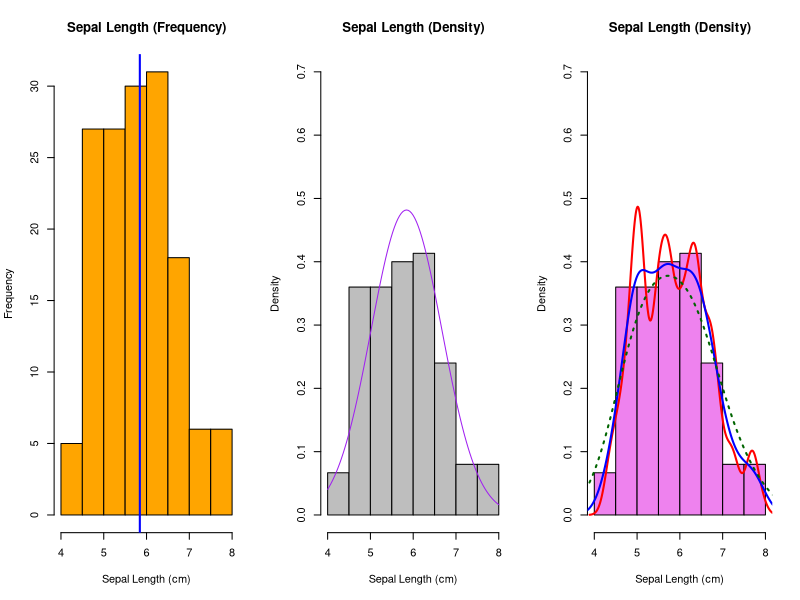
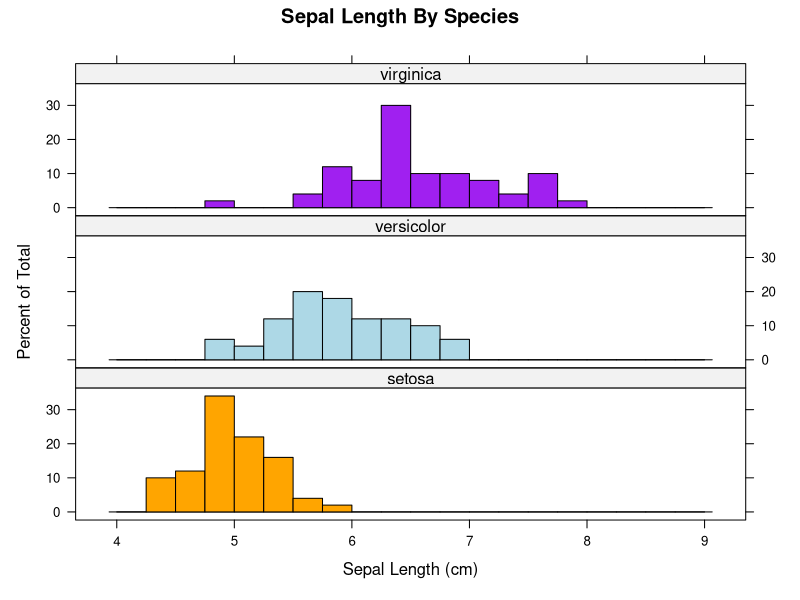
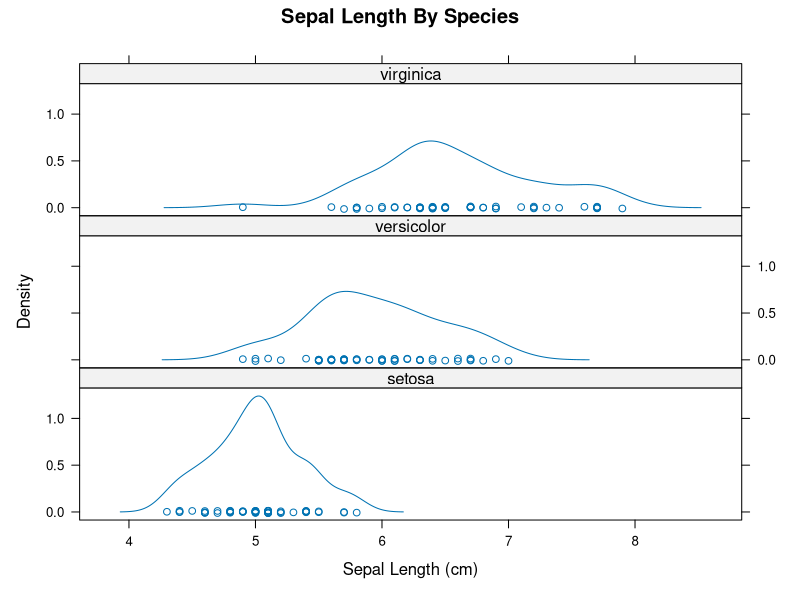
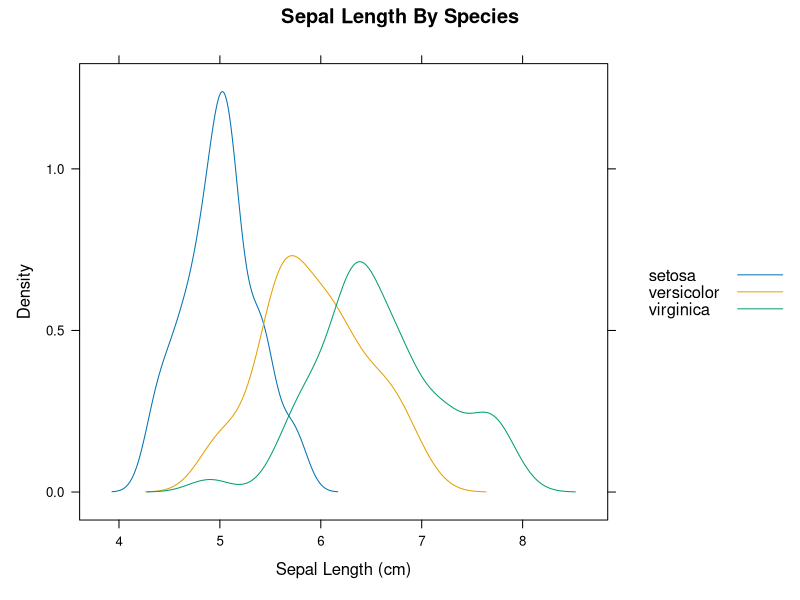
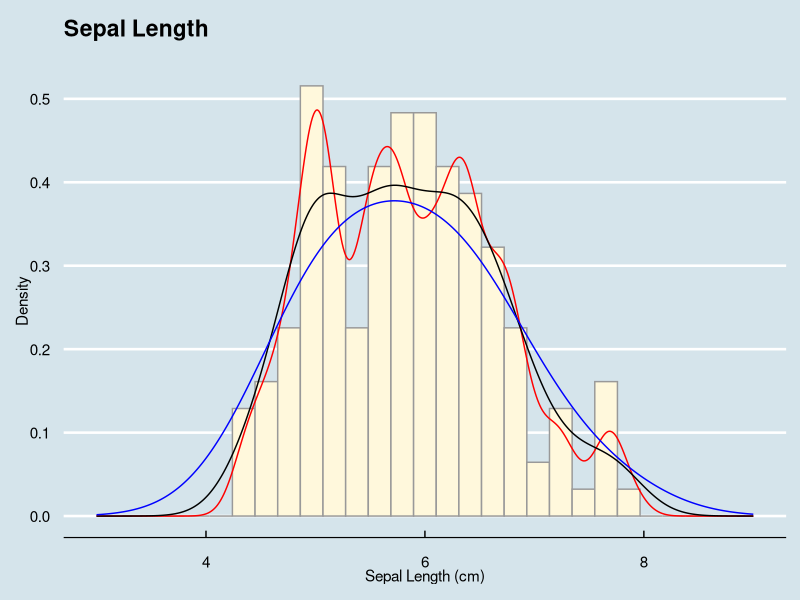
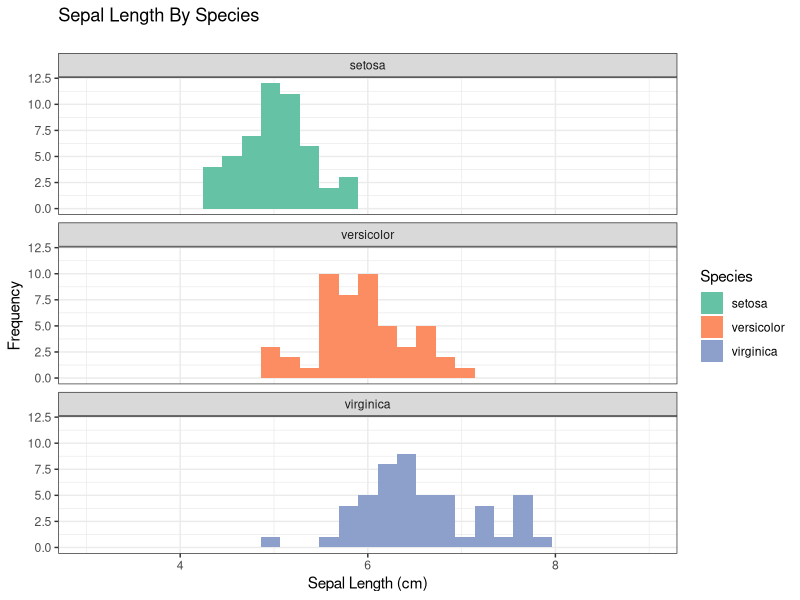
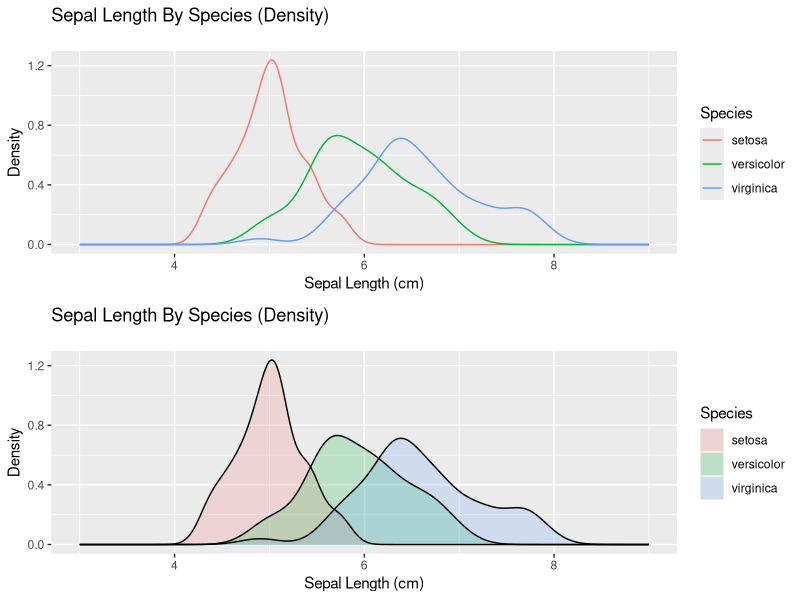
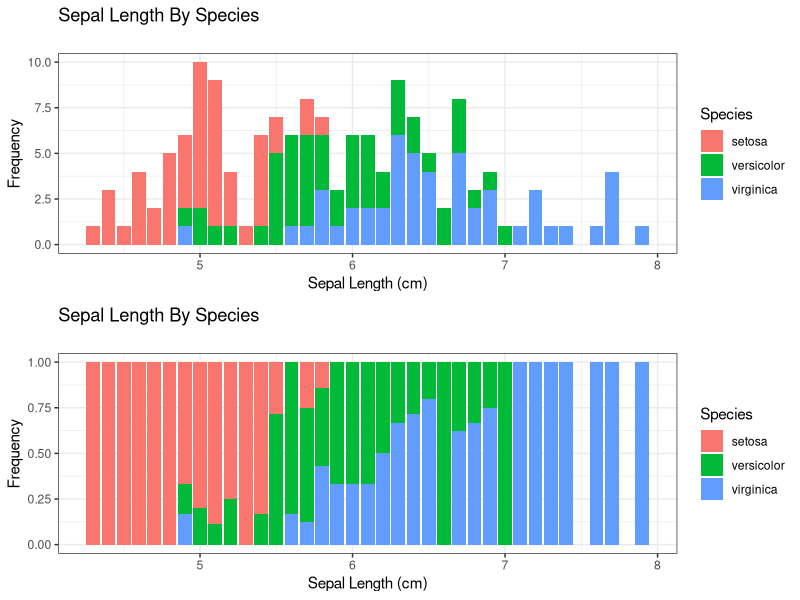

Source code (R) for these figures, in order:
## ---- chunk 1
library(knitr)
knitr::opts_chunk$set(tidy=T, 
               fig.width=8,
               fig.height=6,
               fig.align='center',
               warning=FALSE,
               message=FALSE,
               echo=TRUE)
options(width = 120)
data(iris); attach(iris)
## ---- chunk 2
par(mfrow=c(1,3))
# frequencies with line for mean
hist(Sepal.Length, col="orange", 
     main="Sepal Length (Frequency)",
     xlab="Sepal Length (cm)")
abline(v=mean(Sepal.Length),col="blue",lwd=2)

# density with superimposed normal curve
hist(Sepal.Length, prob=TRUE, col="gray", 
     main="Sepal Length (Density)",
     xlab="Sepal Length (cm)",
     ylim=c(0.0,0.7))
curve(dnorm(x, mean=mean(Sepal.Length), sd=sd(Sepal.Length)), add=TRUE, col="purple")

# density with superimposed smoothed density curves; note how adjust parameter reveals
# multi-modal distribution
hist(Sepal.Length, prob=TRUE, col="violet", 
     main="Sepal Length (Density)",
     xlab="Sepal Length (cm)",
     ylim=c(0.0,0.7))
lines(density(Sepal.Length, adjust=0.50), col="red", lwd=2)
lines(density(Sepal.Length), col="blue", lwd=2)
lines(density(Sepal.Length, adjust=2), lty="dotted", col="darkgreen", lwd=2)
par(mfrow=c(1,1))
## ---- chunk 3
library(lattice)
histogram(~ Sepal.Length | Species,
          main="Sepal Length By Species",
          xlab="Sepal Length (cm)",
          breaks=seq(from=4,to=9,by=0.25),
          col=c("orange","lightblue","purple"),
          panel=function(x, col=col,...){
            panel.histogram(x,col=col[packet.number()],...)
          },
          layout=c(1,3))
densityplot(~ Sepal.Length | Species,
            main="Sepal Length By Species",
            xlab="Sepal Length (cm)",
            layout=c(1,3))
densityplot(~ Sepal.Length,
            groups=Species,
            xlab="Sepal Length (cm)",
            main="Sepal Length By Species",
            plot.points=FALSE,
            auto.key=TRUE)
## ---- chunk 4
library(ggplot2)
library(ggthemes)
library(gridExtra)
ggplot(data = iris, aes(x=Sepal.Length,y=..density..)) +
  geom_histogram(fill="cornsilk",colour="grey60",size=.5) + 
  geom_line(stat="density", adjust=0.5, colour="red") +
  geom_line(stat="density") +
  geom_line(stat="density", adjust=2.0, colour="blue") +
  xlab("Sepal Length (cm)") +
  ylab("Density") +
  xlim(3,9) +
  theme_economist() +
  ggtitle("Sepal Length\n")
ggplot(data = iris, aes(x=Sepal.Length)) +
  geom_histogram(aes(fill=Species)) +
  scale_fill_brewer(palette="Set2") +
  facet_wrap( ~ Species, ncol=1) +
  xlab("Sepal Length (cm)") +
  ylab("Frequency") +
  xlim(3,9) +
  theme_bw() +
  ggtitle("Sepal Length By Species\n")
p1 = ggplot(data = iris, aes(x=Sepal.Length, colour=Species)) + 
    geom_line(stat="density") + 
    xlim(3,9) +
    xlab("Sepal Length (cm)") +
    ylab("Density")  + 
    ggtitle("Sepal Length By Species (Density)\n") +
    theme(plot.title = element_text(lineheight=.8, face="plain"))
p2 = ggplot(data = iris, aes(x=Sepal.Length, fill=Species)) + 
    geom_density(colour=NA,alpha=0.2) + 
    geom_line(stat="density") + 
    xlim(3,9) +
    xlab("Sepal Length (cm)") +
    ylab("Density")  + 
    ggtitle("Sepal Length By Species (Density)\n") +
    theme(plot.title = element_text(lineheight=.8, face="plain"))
grid.arrange(p1,p2,nrow=2)

p1 = ggplot(data = iris, aes(x=Sepal.Length, fill=Species)) +
  geom_bar()+
  xlab("Sepal Length (cm)") +
  ylab("Frequency") +
  ggtitle("Sepal Length By Species\n") +
  theme_bw()
p2 = ggplot(data = iris, aes(x=Sepal.Length, fill=Species)) +
  geom_bar(position="fill")+
  xlab("Sepal Length (cm)") +
  ylab("Frequency") +
  ggtitle("Sepal Length By Species\n") +
  theme_bw()
grid.arrange(p1,p2,nrow=2)
## ---- chunk 5
sessionInfo()
